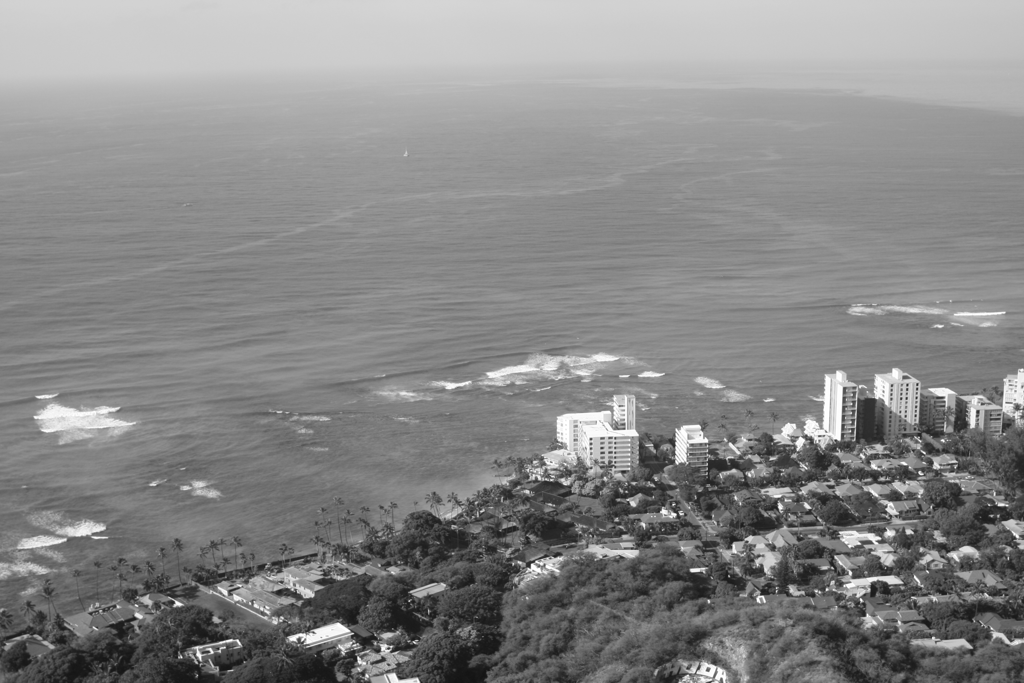
#> input picture images/s1.png, 1024 x 683 px; its folder holds 3 pictures in this run
$ python simple.py --images images --output out.png
#> lines starting #> are read from the running program, lines starting #| are printed output that depends on the picture; after the words box and inside, x2 and y2 are one past the last pixel; in counts of white or black regions, pixels touching at a corner belong together
from imutils import paths
import numpy as np
import argparse
import cv2
import imutils

### argparse
ap = argparse.ArgumentParser()
ap.add_argument("-i", "--images", type=str, required=True,
	help="path to input directory of images to stitch")
ap.add_argument("-o", "--output", type=str, required=True,
	help="path to the output image")
args = vars(ap.parse_args())
###

imagePaths = sorted(list(paths.list_images(args["images"]))) #exp - [images/s1.png,images/s2.png,images/s3.png]
images = []

for imagePath in imagePaths:
	image = cv2.imread(imagePath)
#> image is the input picture: shape (683, 1024, 3); min 19, max 255, mean 135.1
	images.append(image)

stitcher = cv2.Stitcher_create()
(status, stitched) = stitcher.stitch(images)
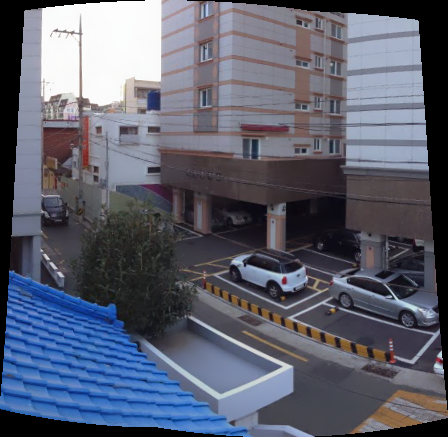
#> stitched: shape (437, 448, 3); mean of channels 0, 1, 2 110.4, 95, 91.3; drawn as B, G, R
#> status = 0

stitched = cv2.copyMakeBorder(stitched, 10, 10, 10, 10,
			cv2.BORDER_CONSTANT, (0, 0, 0))
#> stitched: shape (457, 468, 3)
gray = cv2.cvtColor(stitched, cv2.COLOR_BGR2GRAY)
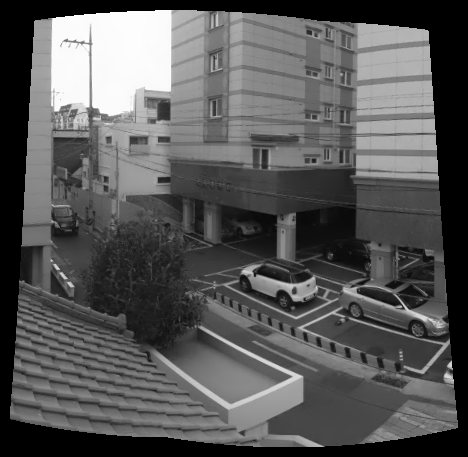
#> gray: shape (457, 468); min 0, max 255, mean 87.6
thresh = cv2.threshold(gray, 0, 255, cv2.THRESH_BINARY)[1]
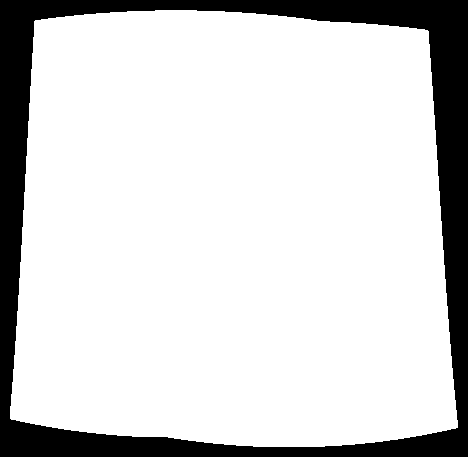
#> thresh: shape (457, 468); 82.9% white; 1 black region

cnts = cv2.findContours(thresh.copy(), cv2.RETR_EXTERNAL,
			cv2.CHAIN_APPROX_SIMPLE)
#> cnts = 1 contour; box (x1, y1, x2, y2) and area: (10, 10, 458, 447) 176384
cnts = imutils.grab_contours(cnts)
c = max(cnts, key=cv2.contourArea)
#> c = contour of 265 points, box (x1, y1, x2, y2) (10, 10, 458, 447), area 176384

mask = np.zeros(thresh.shape, dtype="uint8")
(x, y, w, h) = cv2.boundingRect(c)
#> x = 10; y = 10; w = 448; h = 437
cv2.rectangle(mask, (x, y), (x + w, y + h), 255, -1)
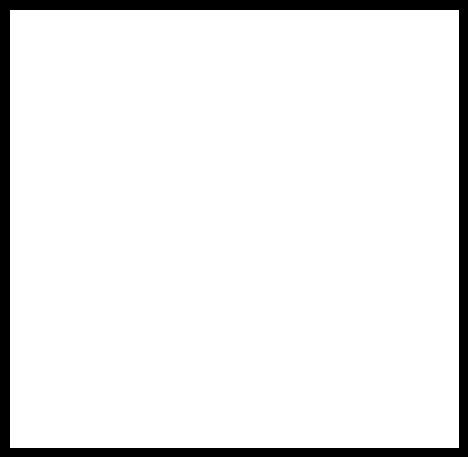
#> mask: shape (457, 468); 92% white; 1 black region, box (x1, y1, x2, y2) and area: (0, 0, 468, 457) 17214

minRect = mask.copy()
sub = mask.copy()
while cv2.countNonZero(sub) > 0:
    minRect = cv2.erode(minRect, None)
    sub = cv2.subtract(minRect, thresh)
#> this loop made 30 passes
#> pass 1, `sub = cv2.subtract(minRect, thresh)`:
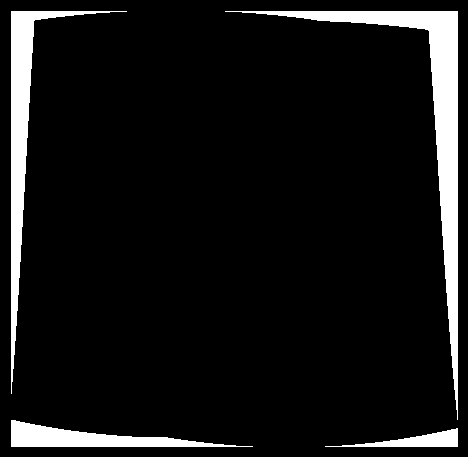
#> sub: shape (457, 468); 8.3% white; 4 white regions, box (x1, y1, x2, y2) and area: (225, 11, 458, 420) 8638, (11, 11, 127, 394) 5267, (11, 420, 253, 447) 2815, (325, 428, 458, 447) 1025
#> after the loop:
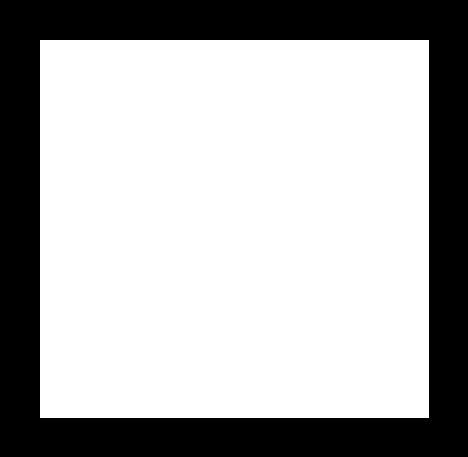
#> minRect: shape (457, 468); 68.8% white; 1 black region

cnts = cv2.findContours(minRect.copy(), cv2.RETR_EXTERNAL,
			cv2.CHAIN_APPROX_SIMPLE)
#> cnts = 1 contour; box (x1, y1, x2, y2) and area: (40, 40, 429, 418) 146276
cnts = imutils.grab_contours(cnts)
#> cnts = [[[40, 40], [40, 417], [428, 417], [428, 40]]]
c = max(cnts, key=cv2.contourArea)
#> c = [[40, 40], [40, 417], [428, 417], [428, 40]]
(x, y, w, h) = cv2.boundingRect(c)
#> x = 40; y = 40; w = 389; h = 378
stitched = stitched[y:y + h, x:x + w]
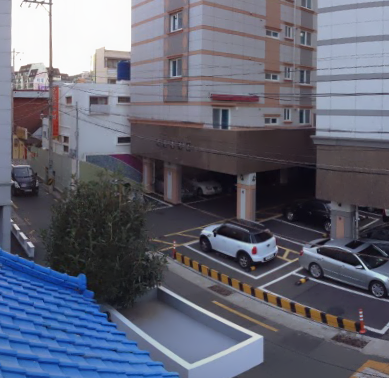
#> stitched: shape (378, 389, 3); mean of channels 0, 1, 2 115.8, 100.5, 97.8; drawn as B, G, R


cv2.imwrite(args["output"], stitched)
# cv2.imshow("Stitched", stitched)
# cv2.waitKey(0)
